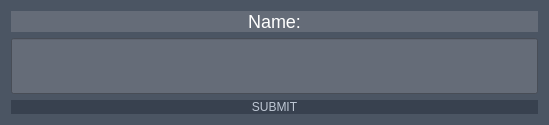
<?xml version="1.0" encoding="UTF-8"?>
<ui version="4.0">
 <class>RegistrationModal</class>
 <widget class="QDialog" name="RegistrationModal">
  <property name="geometry">
   <rect>
    <x>0</x>
    <y>0</y>
    <width>549</width>
    <height>125</height>
   </rect>
  </property>
  <property name="windowTitle">
   <string>Dialog</string>
  </property>
  <property name="styleSheet">
   <string notr="true">QWidget{
background: #4b5563;
}</string>
  </property>
  <layout class="QVBoxLayout" name="verticalLayout">
   <item>
    <widget class="QLabel" name="label_2">
     <property name="sizePolicy">
      <sizepolicy hsizetype="Preferred" vsizetype="Fixed">
       <horstretch>0</horstretch>
       <verstretch>0</verstretch>
      </sizepolicy>
     </property>
     <property name="styleSheet">
      <string notr="true">QLabel{
	
	font-size: 18px;
	font-family: 'verdana', sans-serif;
	background: #656c78;
	color: white;
}</string>
     </property>
     <property name="text">
      <string>Name:</string>
     </property>
     <property name="alignment">
      <set>Qt::AlignCenter</set>
     </property>
    </widget>
   </item>
   <item>
    <widget class="QLineEdit" name="nameInput">
     <property name="sizePolicy">
      <sizepolicy hsizetype="Expanding" vsizetype="Expanding">
       <horstretch>0</horstretch>
       <verstretch>0</verstretch>
      </sizepolicy>
     </property>
     <property name="styleSheet">
      <string notr="true">QLineEdit{
	background: #656c78;
	color: white;
}</string>
     </property>
    </widget>
   </item>
   <item>
    <widget class="QPushButton" name="accept">
     <property name="styleSheet">
      <string notr="true">QPushButton { background-color: #38414f; border: none; color: #bec7d4;}</string>
     </property>
     <property name="text">
      <string>SUBMIT</string>
     </property>
    </widget>
   </item>
  </layout>
 </widget>
 <resources/>
 <connections/>
</ui>
